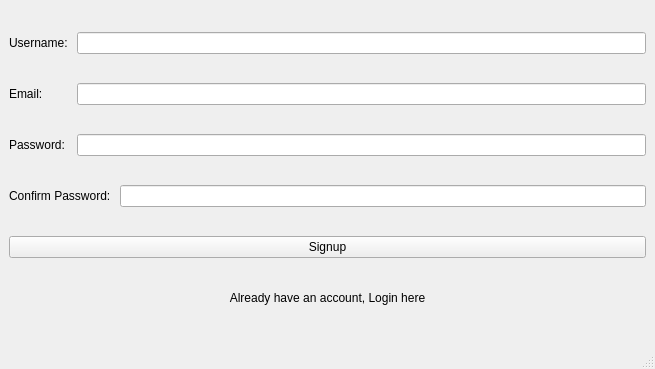
<?xml version="1.0" encoding="UTF-8"?>
<ui version="4.0">
 <class>MainWindow</class>
 <widget class="QMainWindow" name="MainWindow">
  <property name="geometry">
   <rect>
    <x>0</x>
    <y>0</y>
    <width>655</width>
    <height>369</height>
   </rect>
  </property>
  <property name="windowTitle">
   <string>Register</string>
  </property>
  <property name="layoutDirection">
   <enum>Qt::LeftToRight</enum>
  </property>
  <widget class="QWidget" name="centralwidget">
   <layout class="QGridLayout" name="gridLayout">
    <item row="1" column="1" colspan="2">
     <widget class="QLineEdit" name="le_email"/>
    </item>
    <item row="2" column="1" colspan="2">
     <widget class="QLineEdit" name="le_password">
      <property name="echoMode">
       <enum>QLineEdit::Password</enum>
      </property>
     </widget>
    </item>
    <item row="1" column="0">
     <widget class="QLabel" name="label_4">
      <property name="text">
       <string>Email: </string>
      </property>
     </widget>
    </item>
    <item row="2" column="0">
     <widget class="QLabel" name="label_2">
      <property name="text">
       <string>Password: </string>
      </property>
     </widget>
    </item>
    <item row="0" column="1" colspan="2">
     <widget class="QLineEdit" name="le_username"/>
    </item>
    <item row="0" column="0">
     <widget class="QLabel" name="label">
      <property name="text">
       <string>Username: </string>
      </property>
     </widget>
    </item>
    <item row="3" column="2">
     <widget class="QLineEdit" name="le_password_2">
      <property name="echoMode">
       <enum>QLineEdit::Password</enum>
      </property>
     </widget>
    </item>
    <item row="4" column="0" colspan="3">
     <widget class="QPushButton" name="btn_signup">
      <property name="text">
       <string>Signup</string>
      </property>
     </widget>
    </item>
    <item row="5" column="0" colspan="3">
     <widget class="QPushButton" name="btn_login">
      <property name="sizePolicy">
       <sizepolicy hsizetype="Minimum" vsizetype="Fixed">
        <horstretch>0</horstretch>
        <verstretch>0</verstretch>
       </sizepolicy>
      </property>
      <property name="layoutDirection">
       <enum>Qt::LeftToRight</enum>
      </property>
      <property name="text">
       <string>Already have an account, Login here</string>
      </property>
      <property name="flat">
       <bool>true</bool>
      </property>
     </widget>
    </item>
    <item row="3" column="0" colspan="2">
     <widget class="QLabel" name="label_3">
      <property name="text">
       <string>Confirm Password: </string>
      </property>
     </widget>
    </item>
   </layout>
  </widget>
  <widget class="QMenuBar" name="menubar">
   <property name="geometry">
    <rect>
     <x>0</x>
     <y>0</y>
     <width>655</width>
     <height>21</height>
    </rect>
   </property>
  </widget>
  <widget class="QStatusBar" name="statusbar"/>
 </widget>
 <resources/>
 <connections/>
</ui>
